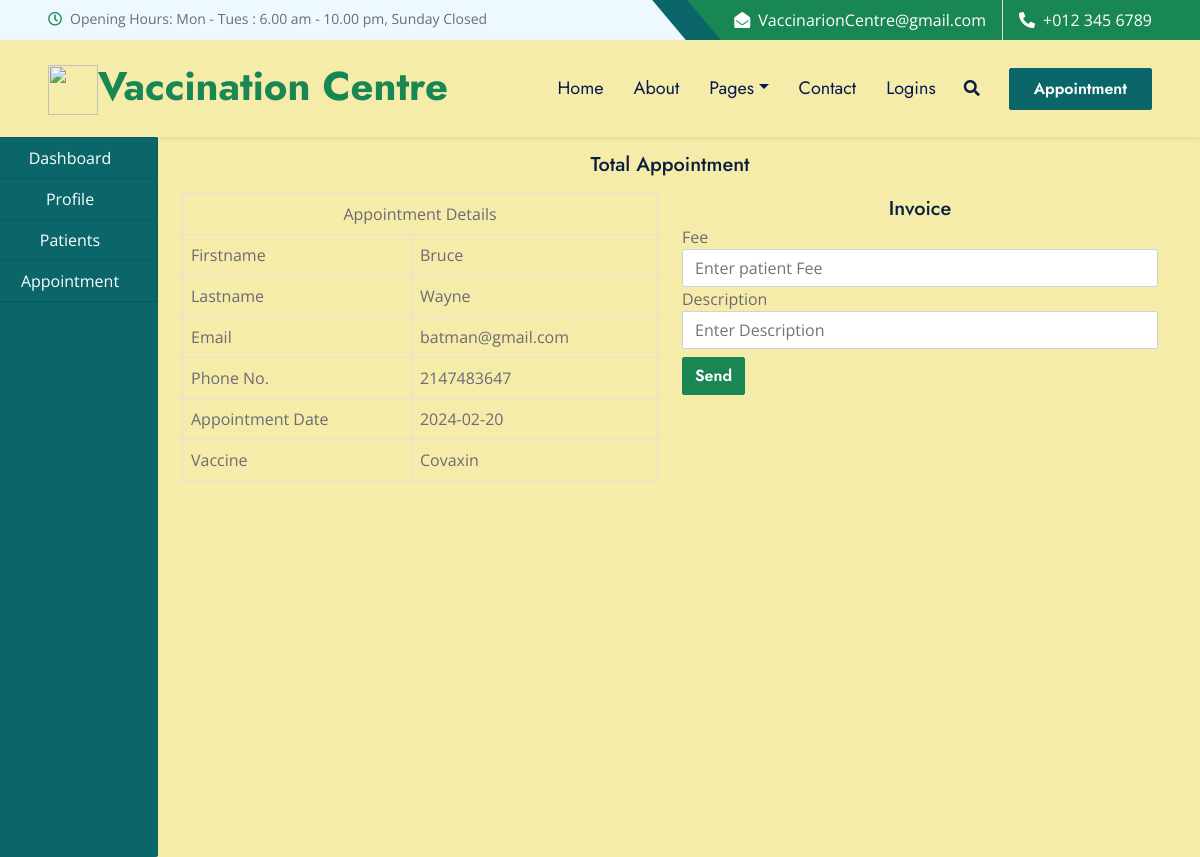
Screenshot of /hospital/vaccinated.php?id=1 with the database file from the repository.
### tables this page shows
CREATE TABLE `appointment` (
  `id` int(50) NOT NULL,
  `firstname` varchar(50) NOT NULL,
  `lastname` varchar(50) NOT NULL,
  `email` varchar(50) NOT NULL,
  `phone` int(50) NOT NULL,
  `appointment_date` varchar(50) NOT NULL,
  `vaccine` varchar(50) NOT NULL,
  `status` varchar(50) NOT NULL,
  `date_booked` varchar(50) NOT NULL
);

### hospital/vaccinated.php (the view, shortened to what this page needs)
<!DOCTYPE html>
<html lang="en">
<head>
    <link href="https://cdnjs.cloudflare.com/ajax/libs/font-awesome/5.10.0/css/all.min.css" rel="stylesheet">
    <link href="https://cdn.jsdelivr.net/npm/bootstrap-icons@1.4.1/font/bootstrap-icons.css" rel="stylesheet">
    <link href="../assets/lib/owlcarousel/assets/owl.carousel.min.css" rel="stylesheet">
    <link href="../assets/lib/animate/animate.min.css" rel="stylesheet">
    <link href="../assets/lib/tempusdominus/css/tempusdominus-bootstrap-4.min.css" rel="stylesheet" />
    <link href="../assets/lib/twentytwenty/twentytwenty.css" rel="stylesheet" />
    <link href="../assets/css/bootstrap.min.css" rel="stylesheet">
    <link href="../assets/css/style.css" rel="stylesheet">
</head>
<body>
    <?php
    include ("../include/header.php");
    include ("../include/connection.php");
    ?>
<div class="container-fluid">
    <div class="col-md-12">
        <div class="row">
            <div class="col-md-2" style="margin-left: -30px;">
                <?php
                    include("sidenav.php");
                ?>
            </div>
            <div class="col-md-10">
                <h5 class="text-center my-3">Total Appointment</h5>
                <?php
                if (isset($_GET['id'])) {
                    $id = $_GET['id'];
                    $query = "SELECT * FROM appointment WHERE id='$id'";
                    $res = mysqli_query($connect, $query);
                    $row = mysqli_fetch_array($res);
                }
                ?>
                <div class="col-md-12">
                    <div class="row">
                        <div class="col-md-6">
                        <table class="table table-bordered">
                            <tr>
                                <td colspan="2" class="text-center">Appointment Details</td>
                            </tr>
                            <tr>
                                <td>Firstname</td>
                                <td><?php echo $row['firstname']; ?></td>
                            </tr>
                            <tr>
                                <td>Lastname</td>
                                <td><?php echo $row['lastname']; ?></td>
                            </tr>
                            <tr>
                                <td>Email</td>
                                <td><?php echo $row['email']; ?></td>
                            </tr>
                            <tr>
                                <td>Phone No.</td>
                                <td><?php echo $row['phone']; ?></td>
                            </tr>
                            <tr>
                                <td>Appointment Date</td>
                                <td><?php echo $row['appointment_date']; ?></td>
                            </tr>
                            <tr>
                                <td>Vaccine</td>
                                <td><?php echo $row['vaccine']; ?></td>
                            </tr>
                        </table>
                        </div>
                        <div class="col-md-6">
                            <h5 class="text-center my-1">Invoice</h5>
                            <form method="post">
                                <label>Fee</label>
                                <input type="number" name="fee" class="form-control" autocomplete="off" placeholder="Enter patient Fee">
                                <label>Description</label>
                                <input type="text" name="des" class="form-control" autocomplete="off" placeholder="Enter Description">
                                <input type="submit" name="send" class="btn btn-success my-2" value="Send">
                            </form>
                        </div>
                    </div>
                </div>
            </div>
        </div>
    </div>
</div>
</body>
</html>

### assets/css/style.css (style rules this page uses)
:root { --primary: #0B666A; --secondary: #F57E57; --light: #F6ECA9; --dark: #071952; }
h5, h6, .font-weight-medium { font-weight: 500 !important; }
.btn { font-family: 'Jost', sans-serif; font-weight: 600; transition: .5s; }

### rows the page displays
appointment: firstname "Bruce", lastname "Wayne", email "batman@gmail.com", phone "2147483647", appointment_date "2024-02-20", vaccine "Covaxin"
